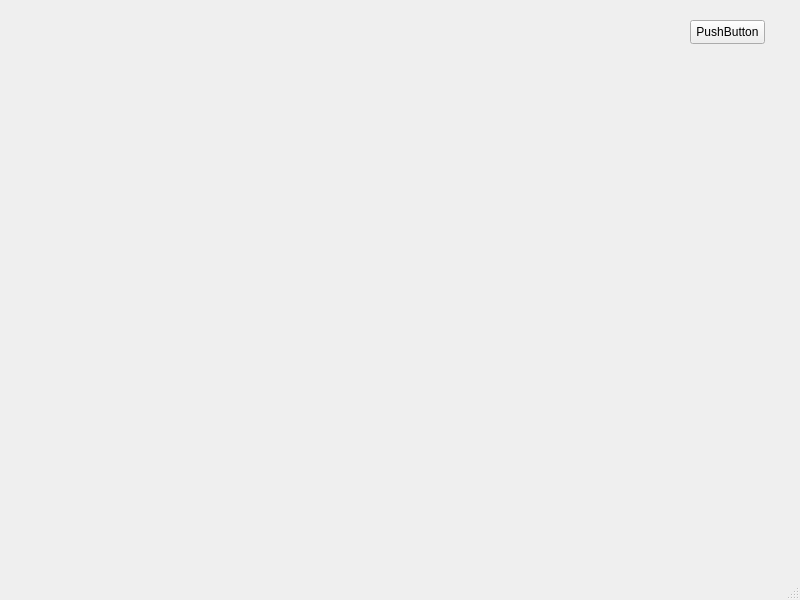
<?xml version="1.0" encoding="UTF-8"?>
<ui version="4.0">
 <class>MainWindow</class>
 <widget class="QMainWindow" name="MainWindow">
  <property name="geometry">
   <rect>
    <x>0</x>
    <y>0</y>
    <width>800</width>
    <height>600</height>
   </rect>
  </property>
  <property name="windowTitle">
   <string>MainWindow</string>
  </property>
  <widget class="QWidget" name="centralwidget">
   <widget class="QPushButton" name="pushButton">
    <property name="geometry">
     <rect>
      <x>690</x>
      <y>20</y>
      <width>75</width>
      <height>24</height>
     </rect>
    </property>
    <property name="text">
     <string>PushButton</string>
    </property>
   </widget>
  </widget>
  <widget class="QMenuBar" name="menubar">
   <property name="geometry">
    <rect>
     <x>0</x>
     <y>0</y>
     <width>800</width>
     <height>22</height>
    </rect>
   </property>
  </widget>
  <widget class="QStatusBar" name="statusbar"/>
 </widget>
 <resources/>
 <connections/>
</ui>
